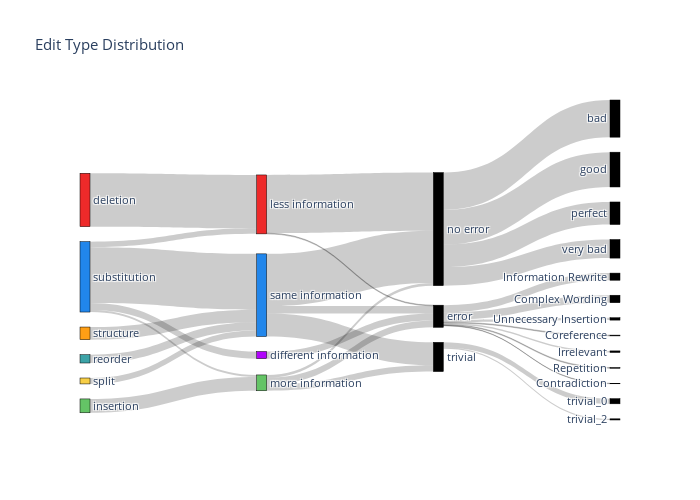

Notebook code for this chart:
### Code cell
sankey_combined(data)

### Figure 1 — Plotly figure (JSON) as saved in the notebook; plotly's stock layout.template omitted (floating-point values rounded to 4 significant figures)
{"data": [{"link": {"source": [0, 0, 0, 0, 1, 1, 1, 1, 2, 2, 2, 2, 3, 3, 3, 3, 4, 4, 4, 4, 5, 5, 5, 5, 6, 6, 6, 7, 7, 7, 8, 8, 8, 9, 9, 9, 10, 10, 10, 10, 10, 10, 10, 10, 11, 11, 11, 11, 11, 11, 11, 11, 12, 12, 12, 12, 12, 12, 12, 12, 10, 10, 10, 10, 11, 11, 11], "target": [6, 7, 8, 9, 6, 7, 8, 9, 6, 7, 8, 9, 6, 7, 8, 9, 6, 7, 8, 9, 6, 7, 8, 9, 10, 11, 12, 10, 11, 12, 10, 11, 12, 10, 11, 12, 13, 14, 15, 16, 17, 18, 19, 20, 13, 14, 15, 16, 17, 18, 19, 20, 13, 14, 15, 16, 17, 18, 19, 20, 21, 22, 23, 24, 25, 26, 27], "value": [135, 0, 0, 0, 0, 0, 35, 0, 14, 141, 5, 18, 0, 21, 0, 0, 0, 32, 0, 0, 0, 15, 0, 0, 147, 0, 2, 132, 58, 19, 7, 16, 17, 0, 0, 18, 0, 0, 0, 0, 0, 0, 0, 0, 0, 0, 0, 0, 0, 0, 0, 0, 2, 18, 2, 1, 0, 4, 6, 19, 47, 94, 88, 57, 13, 0, 3]}, "node": {"color": ["#ee2a2a", "#64C466", "#2186eb", "#3ca3a7", "#FF9F15", "#F7CE46", "#ee2a2a", "#2186eb", "#64C466", "#b103fc", "black", "black", "black", "black", "black", "black", "black", "black", "black", "black", "black", "black", "black", "black", "black", "black", "black", "black"], "label": ["deletion", "insertion", "substitution", "reorder", "structure", "split", "less information", "same information", "more information", "different information", "no error", "trivial", "error", "Coreference", "Information Rewrite", "Repetition", "Contradiction", "Hallucination", "Irrelevant", "Unnecessary Insertion", "Complex Wording", "very bad", "bad", "good", "perfect", "trivial_0", "trivial_1", "trivial_2"], "line": {"color": "black", "width": 0.5}, "pad": 15, "thickness": 10}, "type": "sankey", "valueformat": "d", "valuesuffix": " edits"}], "layout": {"font": {"size": 11}, "height": 500, "title": {"text": "Edit Type Distribution"}, "width": 700}}
